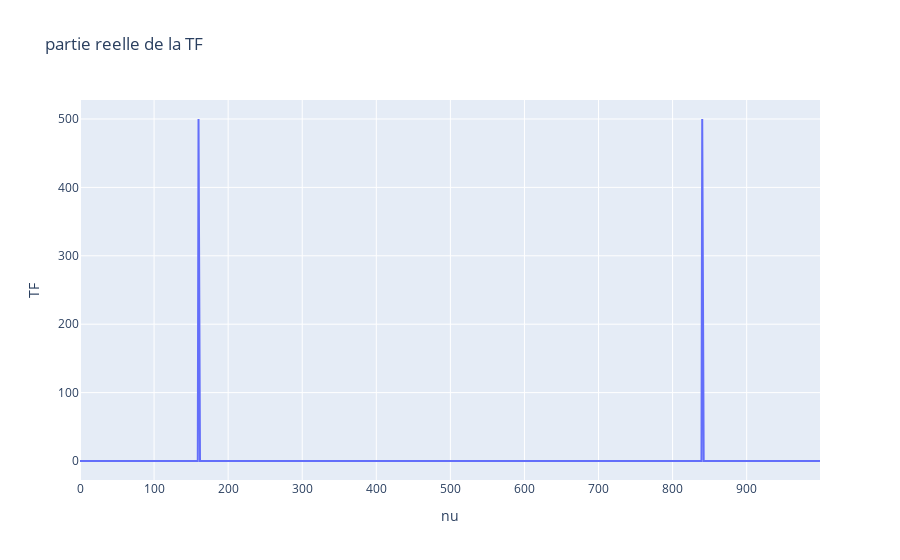
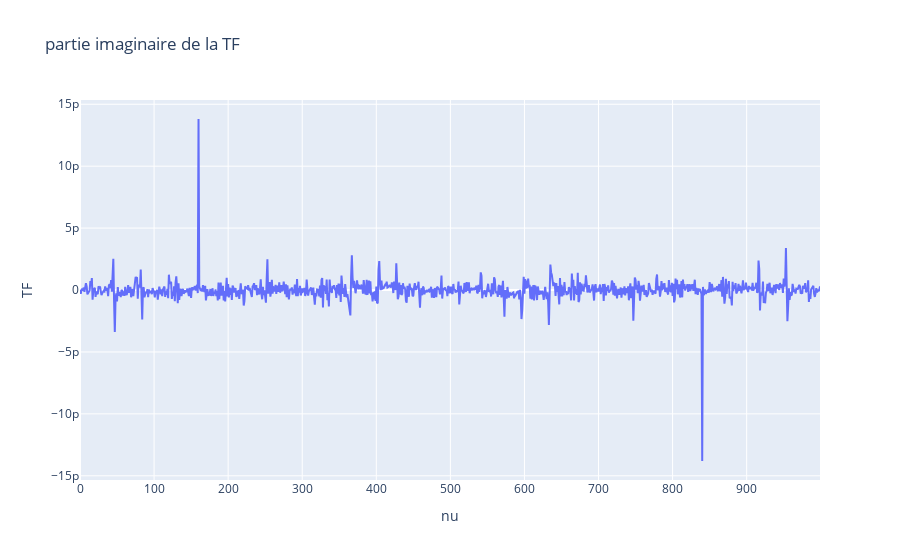

The notebook cell these images were saved under, in order:
### Markdown cell above
## 3 Échantillonnage et analyse fréquentielle
1. Créer une fonction permettant de calculer la TFD N -points d’une séquence temporelle, prenant en paramètres
d’entrée

### Code cell
def TFourier(s,nue,N):
    """s est le signal temporel, ve la frequence d'echantillonage, N le nombre de points de la TFD.
    Elle retourne n (indices), f (frequences normalisees), nu (frequences reelles), TF (TFD)"""
    n = np.arange(N)
    f = n/N
    nu = f*nue
    TF = np.fft.fft(s, N)
    return n, f, nu, TF

#Calcul de la TF
k, t, x1 = Fcos(1,800,5000,0,1000)
n1,f1,nu1, TFD1 = TFourier(x1, 5000, 1000)

#tracé de la TF
figReelle = px.line(x=n1, y=np.real(TFD1), 
                    title='partie reelle de la TF', 
                    labels={'x':'nu', 'y':'TF'}).show()
figImag = px.line(x=n1, y=np.imag(TFD1), 
                  title='partie imaginaire de la TF', 
                  labels={'x':'nu', 'y':'TF'}).show()

### Figure 1 — Plotly figure (JSON) as saved in the notebook; plotly's stock layout.template omitted (floating-point values rounded to 4 significant figures; data arrays with more than 128 entries replaced by an {"elided": "..."} marker saying what was removed)
{"data": [{"hovertemplate": "nu=%{x}<br>TF=%{y}<extra></extra>", "legendgroup": "", "line": {"color": "#636efa", "dash": "solid"}, "marker": {"symbol": "circle"}, "mode": "lines", "name": "", "orientation": "v", "showlegend": false, "type": "scatter", "x": {"elided": "1000 int values"}, "xaxis": "x", "y": {"elided": "1000 float values"}, "yaxis": "y"}], "layout": {"legend": {"tracegroupgap": 0}, "title": {"text": "partie reelle de la TF"}, "xaxis": {"anchor": "y", "domain": [0, 1], "title": {"text": "nu"}}, "yaxis": {"anchor": "x", "domain": [0, 1], "title": {"text": "TF"}}}}

### Figure 2 — Plotly figure (JSON) as saved in the notebook; plotly's stock layout.template omitted (floating-point values rounded to 4 significant figures; data arrays with more than 128 entries replaced by an {"elided": "..."} marker saying what was removed)
{"data": [{"hovertemplate": "nu=%{x}<br>TF=%{y}<extra></extra>", "legendgroup": "", "line": {"color": "#636efa", "dash": "solid"}, "marker": {"symbol": "circle"}, "mode": "lines", "name": "", "orientation": "v", "showlegend": false, "type": "scatter", "x": {"elided": "1000 int values"}, "xaxis": "x", "y": {"elided": "1000 float values"}, "yaxis": "y"}], "layout": {"legend": {"tracegroupgap": 0}, "title": {"text": "partie imaginaire de la TF"}, "xaxis": {"anchor": "y", "domain": [0, 1], "title": {"text": "nu"}}, "yaxis": {"anchor": "x", "domain": [0, 1], "title": {"text": "TF"}}}}
